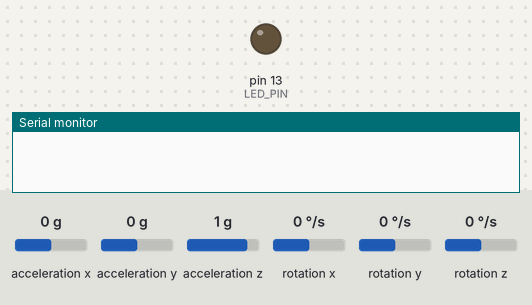
A sketch run on a simulated Arduino Uno, built with avr-gcc and run on an emulated ATmega328P. On the bench: output pins drawn as LEDs (lit = HIGH), the last lines printed to the serial monitor. Dashed ring = blinking. The test bench sets the inputs (shaded band); at power-on: acceleration z 1 g, acceleration x 0 g, acceleration y 0 g, rotation x 0 °/s, rotation y 0 °/s, rotation z 0 °/s.

Above: at 1.2 s.
1.3 s: acceleration z set to 0 g
At 3.99 s:
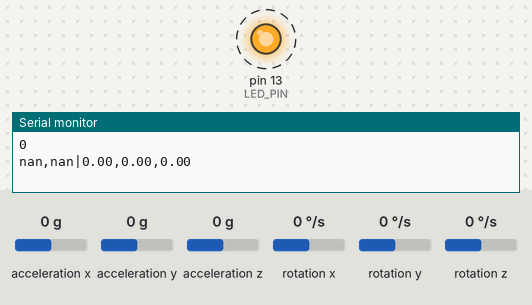
4.3 s: acceleration x set to 0.2 g
Timing chart, 0 to 13.3 s (numbered marks = the images above; inputs shaded):
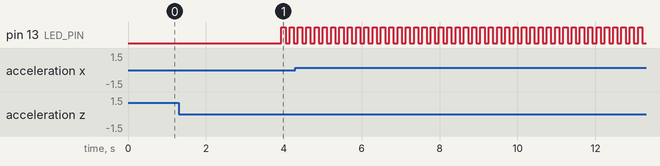

The sketch:

MPU6050_raw.ino
```cpp
// I2C device class (I2Cdev) demonstration Arduino sketch for MPU6050 class
// 10/7/2011 by Jeff Rowberg <jeff@rowberg.net>
// Updates should (hopefully) always be available at https://github.com/jrowberg/i2cdevlib
//
// Changelog:
//      2013-05-08 - added multiple output formats
//                 - added seamless Fastwire support
//      2011-10-07 - initial release

/* ============================================
I2Cdev device library code is placed under the MIT license
Copyright (c) 2011 Jeff Rowberg

Permission is hereby granted, free of charge, to any person obtaining a copy
of this software and associated documentation files (the "Software"), to deal
in the Software without restriction, including without limitation the rights
to use, copy, modify, merge, publish, distribute, sublicense, and/or sell
copies of the Software, and to permit persons to whom the Software is
furnished to do so, subject to the following conditions:

The above copyright notice and this permission notice shall be included in
all copies or substantial portions of the Software.

THE SOFTWARE IS PROVIDED "AS IS", WITHOUT WARRANTY OF ANY KIND, EXPRESS OR
IMPLIED, INCLUDING BUT NOT LIMITED TO THE WARRANTIES OF MERCHANTABILITY,
FITNESS FOR A PARTICULAR PURPOSE AND NONINFRINGEMENT. IN NO EVENT SHALL THE
AUTHORS OR COPYRIGHT HOLDERS BE LIABLE FOR ANY CLAIM, DAMAGES OR OTHER
LIABILITY, WHETHER IN AN ACTION OF CONTRACT, TORT OR OTHERWISE, ARISING FROM,
OUT OF OR IN CONNECTION WITH THE SOFTWARE OR THE USE OR OTHER DEALINGS IN
THE SOFTWARE.
===============================================
*/

// I2Cdev and MPU6050 must be installed as libraries, or else the .cpp/.h files
// for both classes must be in the include path of your project
#include "I2Cdev.h"
#include "MPU6050.h"

#include <SoftwareSerial.h>


const int16_t ID_ACELEROMETRO = 0;
const int16_t CICLOS_CALIBRACION = 1000;
const float FACTOR_NORMALIZ = 8191;
const float FACTOR_CALIBRADOR = 0.95; //este valor define la tolerancia del control de calibracion

// Arduino Wire library is required if I2Cdev I2CDEV_ARDUINO_WIRE implementation
// is used in I2Cdev.h
#if I2CDEV_IMPLEMENTATION == I2CDEV_ARDUINO_WIRE
    #include "Wire.h"
#endif

// class default I2C address is 0x68
// specific I2C addresses may be passed as a parameter here
// AD0 low = 0x68 (default for InvenSense evaluation board)
// AD0 high = 0x69
MPU6050 accelgyro;
//MPU6050 accelgyro(0x69); // <-- use for AD0 high

int16_t ax, ay, az;
int16_t gx, gy, gz;


#define LED_PIN 13

/*comentar para usar la version sin filtro de complemento*/
#define MODO_FILTRO_COMPLEMENTO


bool blinkState = false;


//variables para calcular orientacion a partir de datos del giroscopio
long tiempo_prev, dt;
float girosc_ang_z, girosc_ang_y;
float ang_z_prev, ang_y_prev;
float accelX, accelY, accelZ; //guardan la aceleracion procesada en rango 2, -2
float factor_gravedad_x, factor_gravedad_y, factor_gravedad_z;

//variables de calibracion
long suma;
int valorGravedad, contador;

#ifdef MODO_FILTRO_COMPLEMENTO
  float angulo_z_filtro_comp, angulo_y_filtro_comp;
  float incremento_giroscopio_z, incremento_giroscopio_y;
#endif


float accel_ang_y, accel_ang_z;


void setup() {
    // join I2C bus (I2Cdev library doesn't do this automatically)
    #if I2CDEV_IMPLEMENTATION == I2CDEV_ARDUINO_WIRE
        Wire.begin();
    #elif I2CDEV_IMPLEMENTATION == I2CDEV_BUILTIN_FASTWIRE
        Fastwire::setup(400, true);
    #endif

    // initialize serial communication
    // (38400 chosen because it works as well at 8MHz as it does at 16MHz, but
    // it's really up to you depending on your project)
    Serial.begin(38400);

    // initialize device
   // Serial.println("Initializing I2C devices...");
    accelgyro.initialize();

    // verify connection
    //Serial.println("Testing device connections...");
   // Serial.println(accelgyro.testConnection() ? "MPU6050 connection successful" : "MPU6050 connection failed");

    // use the code below to change accel/gyro offset values


    // configure Arduino LED for
    pinMode(LED_PIN, OUTPUT);

    #ifdef MODO_FILTRO_COMPLEMENTO
    //inicializa variables
    ang_z_prev = ang_y_prev = 0;
    #endif

    suma = valorGravedad = 0;
    contador = CICLOS_CALIBRACION;
}

void loop() {

    Serial.flush();
    // read raw accel/gyro measurements from device
    accelgyro.getMotion6(&ax, &ay, &az, &gx, &gy, &gz);

    if(contador >= 0)
    {
      suma += ax;

      if(contador == 0)
      {
        valorGravedad = suma / CICLOS_CALIBRACION;
        Serial.println(ID_ACELEROMETRO);
      }

      contador--;

    }

    else
    {
      updateGiro();
      rotacionAcelerometro();
      procesarDatosAcelerometro();
      //calcularFactoresGravedad();

          // display tab-separated accel/gyro x/y/z values

      //CONTROL CALIBRADOR
      /*
       * SI LA ACELERACION EN EL EJE X ESTA LO SUFICIENTEMENTE CERCA DE DETERMINADO VALOR DADO POR EL VALOR MEDIO DE DICHO EJE CUANDO EL DISPOSITIVO HA SIDO CALIBRADO (AL INICIO)
       * POR UN FACTOR DE CALIBRACION, LOS ANGULOS SE PONEN A 0, ELIMINANDO EL ERROR ACUMULADO HASTA EL MOMENTO
       */

       if(ax > valorGravedad * FACTOR_CALIBRADOR)
        {
            angulo_y_filtro_comp = 0;
            angulo_z_filtro_comp = 0;
            ang_y_prev = 0;
            ang_z_prev = 0;
        }


          #ifdef MODO_FILTRO_COMPLEMENTO
          filtroComplemento();
          Serial.print(angulo_y_filtro_comp); Serial.print(",");
          Serial.print(-angulo_z_filtro_comp); Serial.print("|");
          Serial.print(accelX); Serial.print(",");
          Serial.print(accelY); Serial.print(",");
          Serial.println(accelZ);

          #else
            Serial.print("ANGULOS SIN FILTRO COMPEMENTO: \t")
            Serial.print(ax); Serial.print(",");
            Serial.print(accel_ang_y); Serial.print(",");
            Serial.print(accel_ang_z); Serial.print(",");
            Serial.print(girosc_ang_y); Serial.print(",");
            Serial.println(girosc_ang_z);
          //Serial.print(",");
          //Serial.println(gz);

      #endif


      // blink LED to indicate activity
      blinkState = !blinkState;
      digitalWrite(LED_PIN, blinkState);
      delay(100);
    }
}

 /*Esta funcion calcula la rotacion en los ejes a partir de la informacion del acalerometro,
   * concretamente, de la aceleracion producida por la gravedad
   */
  void rotacionAcelerometro()
  {
    accel_ang_y=atan((az)/sqrt(pow(ay/* - OFFSET_GRAVEDAD*/,2) + pow(ax,2)))*(180.0/3.14);
    accel_ang_z=atan(ay/sqrt(pow(az,2) + pow(ax,2)))*(180.0/3.14);
  }

  void procesarDatosAcelerometro()
  {
    accelX = ax; //evitar aceleracion de gravedad
    accelY = (ay  /*- (OFFSET_GRAVEDAD * factor_gravedad_y)*/) / FACTOR_NORMALIZ;
    accelZ = az/ FACTOR_NORMALIZ;
  }

  //esta funcion calcula el porcentaje del offset gravedad que debe ser aplicado en cada eje
  void calcularFactoresGravedad()
  {
    //factor de gravedad en eje x (a 1 cuando y 180 y 0)
    if(abs(angulo_y_filtro_comp) < 90)
    {
      factor_gravedad_x = ((90.0 - abs(angulo_y_filtro_comp)) / 80.0); //la division del final es para el signo
    }
   /* if(angulo_y_filtro_comp > 0)
      factor_gravedad_x = -factor_gravedad_x;*/
    else if(abs(angulo_y_filtro_comp) < 180)
    {
      factor_gravedad_x = (abs(angulo_y_filtro_comp) - 90) / 80 * angulo_y_filtro_comp/abs(angulo_y_filtro_comp);
    }

    if(abs(angulo_y_filtro_comp) > 5 && abs(angulo_y_filtro_comp) < 85)
      factor_gravedad_z = 1.4 - factor_gravedad_x;
    else
      factor_gravedad_z = 1.0 - factor_gravedad_x;

    if(angulo_y_filtro_comp > 0)
      factor_gravedad_z *= -0.8;

  }
/*CODIGO PARA USAR EN MODO FILTRO*/

#ifdef MODO_FILTRO_COMPLEMENTO
  void updateGiro()
  {
     dt = millis() - tiempo_prev;
     tiempo_prev = millis();

     incremento_giroscopio_z = -(gz / 131)*dt / 1000.0;
     incremento_giroscopio_y = (gy / 131)*dt / 1000.0;
  }

  /*Esta funcion mplea un filtro de complemento para obtener unos valores mas exactos en cuanto a la orientacion del dispositivo*/
  void filtroComplemento()
  {
    /*angulo = 0.98(anguloPrevioGiroscopio + incrementoGiroscopio) + 0.02 (anguloAcelerometro)
     * los valores 0.98 y 0.2 pueden cambiarse, pero deben sumas siempre 1.0
     */
    angulo_z_filtro_comp = 0.98*(incremento_giroscopio_z + ang_z_prev) + 0.02 * accel_ang_z;
    angulo_y_filtro_comp = 0.98*(incremento_giroscopio_y + ang_y_prev) + 0.02 * accel_ang_y;

    ang_z_prev = angulo_z_filtro_comp;
    ang_y_prev = angulo_y_filtro_comp;
  }
/*FIN DEL CODIGO EN MODO FILTRO*/


#else
/*CODIGO EN MODO NO FILTRO*/
 void updateGiro()
  {
     dt = millis() - tiempo_prev;
     tiempo_prev = millis();

     girosc_ang_z = (gz / 131)*dt / 1000.0 + ang_z_prev;
     girosc_ang_y = (gy / 131)*dt / 1000.0 + ang_y_prev;

     ang_z_prev = girosc_ang_z;
     ang_y_prev = girosc_ang_y;
  }


#endif
```

SerialCommand.cpp
```cpp
// (licence header left out)
#if defined(ARDUINO) && ARDUINO >= 100
#include "Arduino.h"
#else
#include "WProgram.h"
#endif

#include "SerialCommand.h"


#include <string.h>
#ifndef SERIALCOMMAND_HARDWAREONLY
#include <SoftwareSerial.h>
#endif

// Constructor makes sure some things are set.
SerialCommand::SerialCommand()
{
	usingSoftwareSerial=0;
	strncpy(delim," ",MAXDELIMETER);  // strtok_r needs a null-terminated string
	term='\r';   // return character, default terminator for commands
	numCommand=0;    // Number of callback handlers installed
	clearBuffer();
}

#ifndef SERIALCOMMAND_HARDWAREONLY
// Constructor to use a SoftwareSerial object
SerialCommand::SerialCommand(SoftwareSerial &_SoftSer)
{
	usingSoftwareSerial=1;
	SoftSerial = &_SoftSer;
	strncpy(delim," ",MAXDELIMETER);  // strtok_r needs a null-terminated string
	term='\r';   // return character, default terminator for commands
	numCommand=0;    // Number of callback handlers installed
	clearBuffer();
}
#endif


//
// Initialize the command buffer being processed to all null characters
//
void SerialCommand::clearBuffer()
{
	for (int i=0; i<SERIALCOMMANDBUFFER; i++)
	{
		buffer[i]='\0';
	}
	bufPos=0;
}

// Retrieve the next token ("word" or "argument") from the Command buffer.
// returns a NULL if no more tokens exist.
char *SerialCommand::next()
{
	char *nextToken;
	nextToken = strtok_r(NULL, delim, &last);
	return nextToken;
}

// This checks the Serial stream for characters, and assembles them into a buffer.
// When the terminator character (default '\r') is seen, it starts parsing the
// buffer for a prefix command, and calls handlers setup by addCommand() member
void SerialCommand::readSerial()
{
	// If we're using the Hardware port, check it.   Otherwise check the user-created SoftwareSerial Port
	#ifdef SERIALCOMMAND_HARDWAREONLY
	while (Serial.available() > 0)
	#else
	while ((usingSoftwareSerial==0 && Serial.available() > 0) || (usingSoftwareSerial==1 && SoftSerial->available() > 0) )
	#endif
	{
		int i;
		boolean matched;
		if (usingSoftwareSerial==0) {
			// Hardware serial port
			inChar=Serial.read();   // Read single available character, there may be more waiting
		} else {
			#ifndef SERIALCOMMAND_HARDWAREONLY
			// SoftwareSerial port
			inChar = SoftSerial->read();   // Read single available character, there may be more waiting
			#endif
		}
		#ifdef SERIALCOMMANDDEBUG
		Serial.print(inChar);   // Echo back to serial stream
		#endif
		if (inChar==term) {     // Check for the terminator (default '\r') meaning end of command
			#ifdef SERIALCOMMANDDEBUG
			Serial.print("Received: ");
			Serial.println(buffer);
		    #endif
			bufPos=0;           // Reset to start of buffer
			token = strtok_r(buffer,delim,&last);   // Search for command at start of buffer
			if (token == NULL) return;
			matched=false;
			for (i=0; i<numCommand; i++) {
				#ifdef SERIALCOMMANDDEBUG
				Serial.print("Comparing [");
				Serial.print(token);
				Serial.print("] to [");
				Serial.print(CommandList[i].command);
				Serial.println("]");
				#endif
				// Compare the found command against the list of known commands for a match
				if (strncmp(token,CommandList[i].command,SERIALCOMMANDBUFFER) == 0)
				{
					#ifdef SERIALCOMMANDDEBUG
					Serial.print("Matched Command: ");
					Serial.println(token);
					#endif
					// Execute the stored handler function for the command
					(*CommandList[i].function)();
					clearBuffer();
					matched=true;
					break;
				}
			}
			if (matched==false) {
				(*defaultHandler)();
				clearBuffer();
			}

		}
		if (isprint(inChar))   // Only printable characters into the buffer
		{
			buffer[bufPos++]=inChar;   // Put character into buffer
			buffer[bufPos]='\0';  // Null terminate
			if (bufPos > SERIALCOMMANDBUFFER-1) bufPos=0; // wrap buffer around if full
		}
	}
}

// Adds a "command" and a handler function to the list of available commands.
// This is used for matching a found token in the buffer, and gives the pointer
// to the handler function to deal with it.
void SerialCommand::addCommand(const char *command, void (*function)())
{
	if (numCommand < MAXSERIALCOMMANDS) {
		#ifdef SERIALCOMMANDDEBUG
		Serial.print(numCommand);
		Serial.print("-");
		Serial.print("Adding command for ");
		Serial.println(command);
		#endif

		strncpy(CommandList[numCommand].command,command,SERIALCOMMANDBUFFER);
		CommandList[numCommand].function = function;
		numCommand++;
	} else {
		// In this case, you tried to push more commands into the buffer than it is compiled to hold.
		// Not much we can do since there is no real visible error assertion, we just ignore adding
		// the command
		#ifdef SERIALCOMMANDDEBUG
		Serial.println("Too many handlers - recompile changing MAXSERIALCOMMANDS");
		#endif
	}
}

// This sets up a handler to be called in the event that the receveived command string
// isn't in the list of things with handlers.
void SerialCommand::addDefaultHandler(void (*function)())
{
	defaultHandler = function;
}
```

SerialCommand.h
```cpp
// (licence header left out)
#ifndef SerialCommand_h
#define SerialCommand_h

#if defined(ARDUINO) && ARDUINO >= 100
#include "Arduino.h"
#else
#include "WProgram.h"
#endif

// If you want to use SerialCommand with the hardware serial port only, and want to disable
// SoftwareSerial support, and thus don't have to use "#include <SoftwareSerial.h>" in your
// sketches, then uncomment this define for SERIALCOMMAND_HARDWAREONLY, and comment out the
// corresponding #undef line.
//
// You don't have to use SoftwareSerial features if this is not defined, you can still only use
// the Hardware serial port, just that this way lets you get out of having to include
// the SoftwareSerial.h header.
//#define SERIALCOMMAND_HARDWAREONLY 1
#undef SERIALCOMMAND_HARDWAREONLY

#ifdef SERIALCOMMAND_HARDWAREONLY
#warning "Warning: Building SerialCommand without SoftwareSerial Support"
#endif

#ifndef SERIALCOMMAND_HARDWAREONLY
#include <SoftwareSerial.h>
#endif

#include <string.h>


#define SERIALCOMMANDBUFFER 16
#define MAXSERIALCOMMANDS	10
#define MAXDELIMETER 2

#define SERIALCOMMANDDEBUG 1
#undef SERIALCOMMANDDEBUG      // Comment this out to run the library in debug mode (verbose messages)

class SerialCommand
{
	public:
		SerialCommand();      // Constructor
		#ifndef SERIALCOMMAND_HARDWAREONLY
		SerialCommand(SoftwareSerial &SoftSer);  // Constructor for using SoftwareSerial objects
		#endif

		void clearBuffer();   // Sets the command buffer to all '\0' (nulls)
		char *next();         // returns pointer to next token found in command buffer (for getting arguments to commands)
		void readSerial();    // Main entry point.
		void addCommand(const char *, void(*)());   // Add commands to processing dictionary
		void addDefaultHandler(void (*function)());    // A handler to call when no valid command received.

	private:
		char inChar;          // A character read from the serial stream
		char buffer[SERIALCOMMANDBUFFER];   // Buffer of stored characters while waiting for terminator character
		int  bufPos;                        // Current position in the buffer
		char delim[MAXDELIMETER];           // null-terminated list of character to be used as delimeters for tokenizing (default " ")
		char term;                          // Character that signals end of command (default '\r')
		char *token;                        // Returned token from the command buffer as returned by strtok_r
		char *last;                         // State variable used by strtok_r during processing
		typedef struct _callback {
			char command[SERIALCOMMANDBUFFER];
			void (*function)();
		} SerialCommandCallback;            // Data structure to hold Command/Handler function key-value pairs
		int numCommand;
		SerialCommandCallback CommandList[MAXSERIALCOMMANDS];   // Actual definition for command/handler array
		void (*defaultHandler)();           // Pointer to the default handler function
		int usingSoftwareSerial;            // Used as boolean to see if we're using SoftwareSerial object or not
		#ifndef SERIALCOMMAND_HARDWAREONLY
		SoftwareSerial *SoftSerial;         // Pointer to a user-created SoftwareSerial object
		#endif
};

#endif //SerialCommand_h
```

Measured:
- by itself, pin 13 (LED_PIN): alternates HIGH for 0.11 s and LOW for 0.11 s
